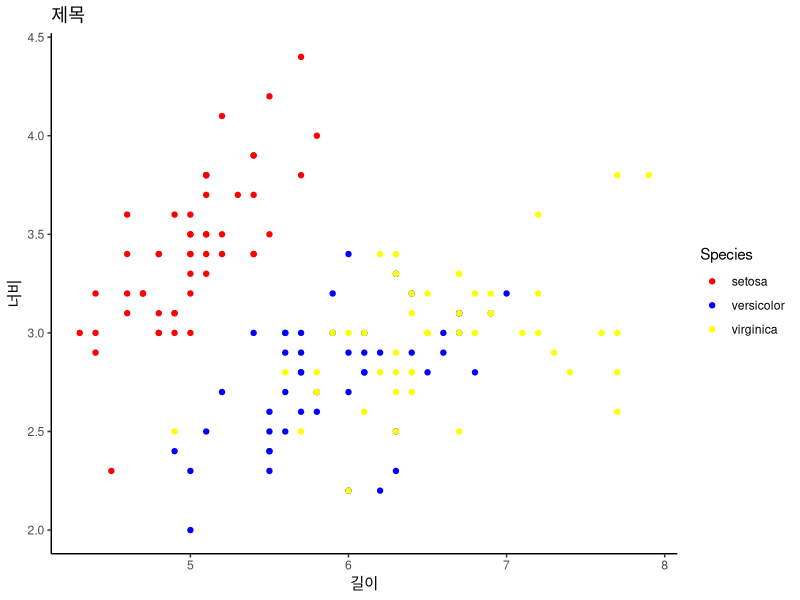
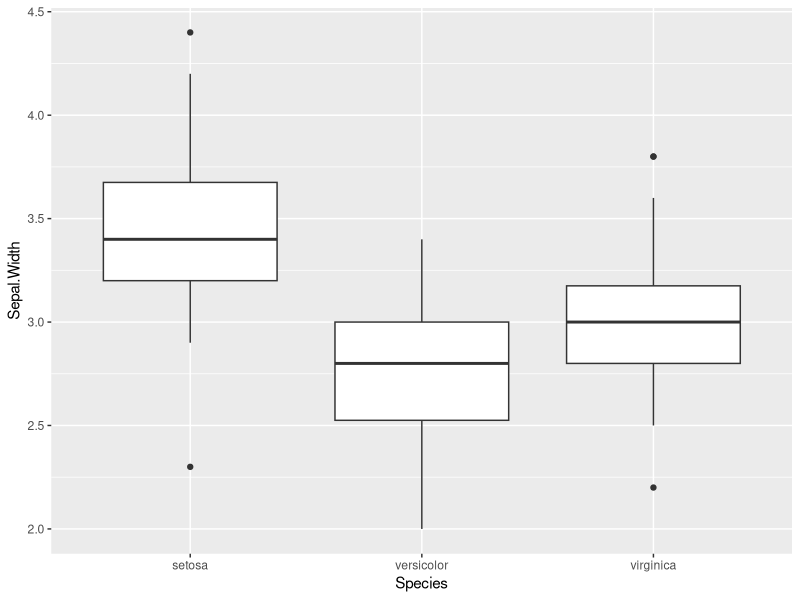

R code for these plots, in order:
## ---- chunk 1
knitr::opts_chunk$set(echo = TRUE)
## ---- chunk 2
library(ggplot2)
library(dplyr)
str(iris)
ggplot(iris, aes(x = Sepal.Length,
                 y = Sepal.Width,
                 colour = Species)) +
  geom_point() +
  labs(
    title = "제목",
    x = "길이",
    y = "너비",
  ) +
  scale_color_manual(
    labels = c("setosa", "versicolor", "virginica"),
    values = c("red", "blue", "yellow")
  ) +
  theme_classic()

## ---- chunk 3
ggplot(iris, aes(x = Species, y = Sepal.Width)) + 
  geom_boxplot()
